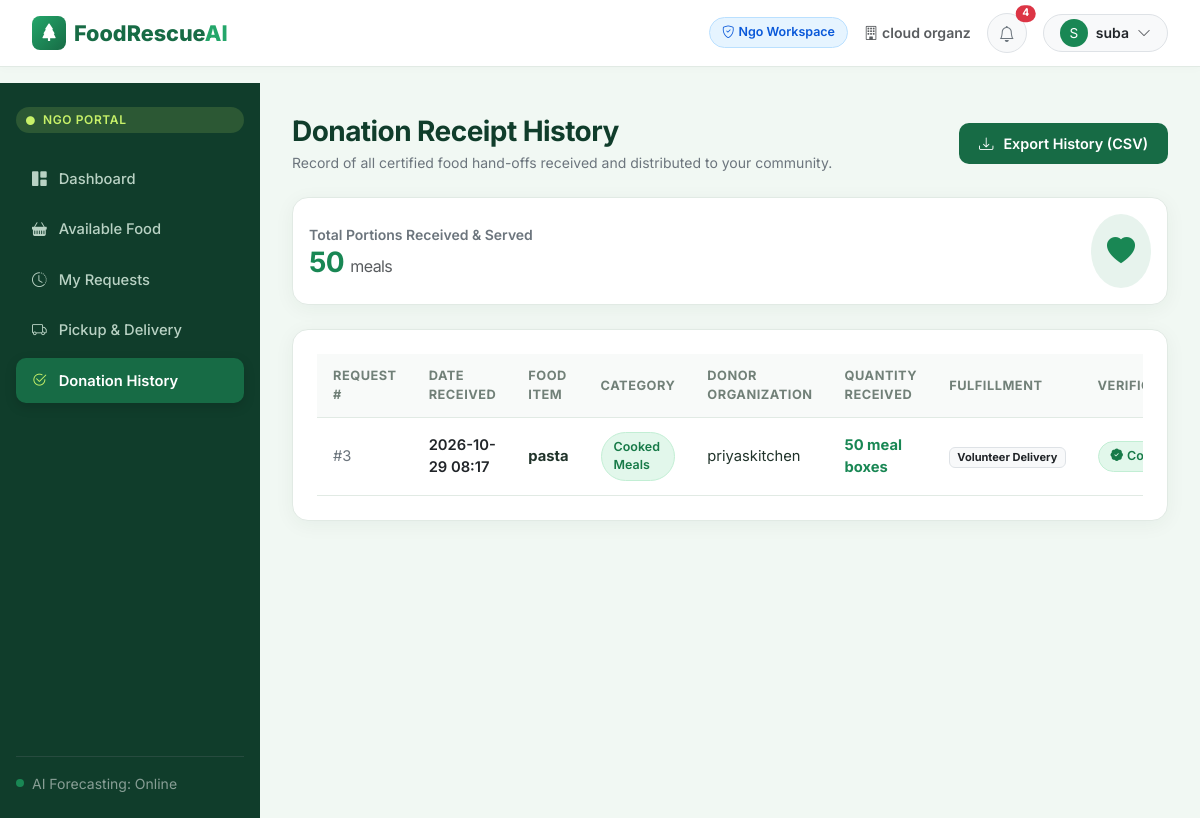
/ngo/history (signed in), run on the app's committed database.
### models/database.py (models this page shows, shortened)
class User(UserMixin, db.Model):
    __tablename__ = 'users'
    id = db.Column(db.Integer, primary_key=True)
    name = db.Column(db.String(120), nullable=False)
    email = db.Column(db.String(120), unique=True, nullable=False, index=True)
    phone = db.Column(db.String(30), nullable=True)
    password_hash = db.Column(db.String(256), nullable=False)
    role = db.Column(db.String(30), nullable=False)  # 'restaurant', 'ngo', 'volunteer', 'admin'
    account_status = db.Column(db.String(30), default='pending')  # 'pending', 'active', 'suspended'
    created_at = db.Column(db.DateTime, default=datetime.datetime.utcnow)
    organization_memberships = db.relationship('OrganizationMember', backref='user', cascade='all, delete-orphan')
    deliveries = db.relationship('Delivery', backref='volunteer', foreign_keys='Delivery.volunteer_user_id')
    notifications = db.relationship('Notification', backref='user', cascade='all, delete-orphan')
    complaints_filed = db.relationship('Complaint', backref='reporter', foreign_keys='Complaint.reporter_user_id')
    audit_logs = db.relationship('AuditLog', backref='actor', foreign_keys='AuditLog.actor_user_id')
    @property
    def organization(self):
        if self.organization_memberships:
            return self.organization_memberships[0].organization
        return None

class Organization(db.Model):
    __tablename__ = 'organizations'
    id = db.Column(db.Integer, primary_key=True)
    name = db.Column(db.String(150), nullable=False)
    organization_type = db.Column(db.String(50), nullable=False)  # 'restaurant', 'canteen', 'ngo', 'shelter', 'community_kitchen'
    address = db.Column(db.String(255), nullable=False)
    city = db.Column(db.String(100), default='Metro Area')
    latitude = db.Column(db.Float, nullable=True)
    longitude = db.Column(db.Float, nullable=True)
    contact_email = db.Column(db.String(120), nullable=True)
    contact_phone = db.Column(db.String(30), nullable=True)
    capacity_portions = db.Column(db.Integer, default=200)
    verification_status = db.Column(db.String(30), default='pending')  # 'pending', 'verified', 'rejected', 'suspended'
    verification_reason = db.Column(db.Text, nullable=True)
    verified_at = db.Column(db.DateTime, nullable=True)
    created_at = db.Column(db.DateTime, default=datetime.datetime.utcnow)
    members = db.relationship('OrganizationMember', backref='organization', cascade='all, delete-orphan')
    food_records = db.relationship('FoodRecord', backref='organization', cascade='all, delete-orphan')
    forecasts = db.relationship('Forecast', backref='organization', cascade='all, delete-orphan')
    surplus_listings = db.relationship('SurplusListing', backref='donor', cascade='all, delete-orphan')
    donation_requests = db.relationship('DonationRequest', backref='ngo', cascade='all, delete-orphan')

class DonationRequest(db.Model):
    __tablename__ = 'donation_requests'
    id = db.Column(db.Integer, primary_key=True)
    listing_id = db.Column(db.Integer, db.ForeignKey('surplus_listings.id'), nullable=False, index=True)
    ngo_organization_id = db.Column(db.Integer, db.ForeignKey('organizations.id'), nullable=False, index=True)
    requested_quantity = db.Column(db.Float, nullable=False)
    approved_quantity = db.Column(db.Float, default=0.0)
    pickup_method = db.Column(db.String(30), default='Volunteer Delivery')  # 'Self-Pickup', 'Volunteer Delivery'
    requested_pickup_time = db.Column(db.DateTime, nullable=True)
    request_status = db.Column(db.String(30), default='Pending', index=True)  # 'Pending', 'Approved', 'Rejected', 'Cancelled', 'Completed'
    rejection_reason = db.Column(db.String(255), nullable=True)
    notes = db.Column(db.Text, nullable=True)
    created_at = db.Column(db.DateTime, default=datetime.datetime.utcnow)
    updated_at = db.Column(db.DateTime, default=datetime.datetime.utcnow, onupdate=datetime.datetime.utcnow)
    delivery = db.relationship('Delivery', backref='donation_request', uselist=False, cascade='all, delete-orphan')

class SurplusListing(db.Model):
    __tablename__ = 'surplus_listings'
    id = db.Column(db.Integer, primary_key=True)
    donor_organization_id = db.Column(db.Integer, db.ForeignKey('organizations.id'), nullable=False, index=True)
    food_name = db.Column(db.String(120), nullable=False)
    category = db.Column(db.String(50), nullable=False)
    initial_quantity = db.Column(db.Float, nullable=False)
    quantity = db.Column(db.Float, nullable=False)  # remaining available quantity
    unit = db.Column(db.String(30), default='portions')
    prepared_at = db.Column(db.DateTime, nullable=False)
    use_by = db.Column(db.DateTime, nullable=False, index=True)
    storage_conditions = db.Column(db.String(100), default='Refrigerated (4°C)')  # 'Ambient (Cool & Dry)', 'Refrigerated (4°C)', 'Hot Holding (60°C+)', 'Frozen (-18°C)'
    dietary_flags = db.Column(db.String(200), default='Vegetarian')  # comma separated: 'Vegetarian, Gluten-Free'
    allergens = db.Column(db.String(200), default='None known')
    pickup_location = db.Column(db.String(255), nullable=False)
    pickup_window_start = db.Column(db.DateTime, nullable=False)
    pickup_window_end = db.Column(db.DateTime, nullable=False)
    safety_declaration = db.Column(db.Boolean, default=True)  # FSSAI guideline compliance declaration
    safety_status = db.Column(db.String(30), default='Eligible')  # 'Eligible', 'Under Review', 'Safety Blocked', 'Expired'
    listing_status = db.Column(db.String(30), default='Available', index=True)  # 'Available', 'Partially Reserved', 'Fully Reserved', 'Completed', 'Cancelled', 'Expired'
    image_url = db.Column(db.String(500), nullable=True)
    created_at = db.Column(db.DateTime, default=datetime.datetime.utcnow)
    requests = db.relationship('DonationRequest', backref='listing', cascade='all, delete-orphan')

### routes/ngo.py (the view)
@ngo_bp.route('/history')
@login_required
@role_required('ngo')
def history():
    org = current_user.organization
    completed = DonationRequest.query.filter_by(
        ngo_organization_id=org.id,
        request_status='Completed'
    ).order_by(DonationRequest.updated_at.desc()).all()
    total_received = sum(r.approved_quantity for r in completed)
    return render_template('ngo/history.html', org=org, completed=completed, total_received=total_received)

### templates/ngo/history.html (shortened to what this page needs)
{% extends 'base.html' %}
{% block content %}
<div class="d-flex justify-content-between align-items-center mb-4 flex-wrap gap-2">
  <div>
    <h3 class="fw-bold mb-1">Donation Receipt History</h3>
    <p class="text-secondary small mb-0">Record of all certified food hand-offs received and distributed to your community.</p>
  </div>
  <a href="{{ url_for('ngo.export_csv') }}" class="btn btn-forest btn-sm">
    <i class="bi bi-download me-1"></i> Export History (CSV)
  </a>
</div>
<div class="s-card mb-4 p-3 d-flex align-items-center justify-content-between">
  <div>
    <span class="text-secondary small fw-semibold">Total Portions Received & Served</span>
    <h3 class="fw-bold text-success mb-0">{{ int(total_received) }} <span class="fs-6 fw-normal text-muted">meals</span></h3>
  </div>
  <div class="rounded-circle bg-success bg-opacity-10 text-success p-3">
    <i class="bi bi-heart-fill fs-3"></i>
  </div>
</div>
<div class="s-card mb-0">
  <div class="table-responsive">
    <table class="s-table">
      <thead>
        <tr>
          <th>Request #</th>
          <th>Date Received</th>
          <th>Food Item</th>
          <th>Category</th>
          <th>Donor Organization</th>
          <th>Quantity Received</th>
          <th>Fulfillment</th>
          <th>Verification</th>
        </tr>
      </thead>
      <tbody>
        {% if completed %}
          {% for c in completed %}
            <tr>
              <td class="small text-secondary">#{{ c.id }}</td>
              <td class="fw-semibold text-dark">{{ c.updated_at.strftime('%Y-%m-%d %H:%M') }}</td>
              <td class="fw-bold">{{ c.listing.food_name }}</td>
              <td><span class="badge-pill badge-complete small">{{ c.listing.category }}</span></td>
              <td>{{ c.listing.donor.name }}</td>
              <td class="fw-bold text-success">{{ c.approved_quantity|int }} {{ c.listing.unit }}</td>
              <td><span class="badge bg-light text-dark border small">{{ c.pickup_method }}</span></td>
              <td>
                <span class="badge-pill badge-complete">
                  <i class="bi bi-patch-check-fill"></i> Completed
                </span>
              </td>
            </tr>
          {% endfor %}
        {% else %}
          <tr>
            <td colspan="8" class="text-center text-muted py-5">
              No completed donation records archived yet.
            </td>
          </tr>
        {% endif %}
      </tbody>
    </table>
  </div>
</div>
{% endblock %}

### templates/components/navbar.html (shortened to what this page needs)
<nav class="navbar navbar-expand-lg navbar-custom sticky-top">
  <div class="container-fluid px-2">
    <a class="brand-logo" href="{{ url_for('public.landing') }}">
      <div class="brand-leaf-icon">
        <i class="bi bi-tree-fill"></i>
      </div>
      <span>FoodRescue<span style="color: var(--fresh-green);">AI</span></span>
    </a>
    <div class="collapse navbar-collapse" id="navContent">
      {% if not current_user.is_authenticated %}
        <ul class="navbar-nav ms-auto align-items-center gap-3">
          <li class="nav-item">
            <a class="nav-link fw-semibold text-secondary" href="{{ url_for('public.landing') }}#how-it-works">How It Works</a>
          </li>
          <li class="nav-item">
            <a class="nav-link fw-semibold text-secondary" href="{{ url_for('public.landing') }}#features">Features</a>
          </li>
          <li class="nav-item">
            <a class="nav-link fw-semibold text-secondary" href="{{ url_for('public.landing') }}#impact">Impact</a>
          </li>
          <li class="nav-item">
            <a class="btn btn-outline-danger btn-sm px-2" href="{{ url_for('auth.login', role='admin') }}" title="Administrator Console">
              <i class="bi bi-shield-lock"></i> Admin Portal
            </a>
          </li>
          <li class="nav-item">
            <a class="btn btn-outline-forest btn-sm px-3" href="{{ url_for('auth.login') }}">Sign In</a>
          </li>
          <li class="nav-item">
            <a class="btn btn-forest btn-sm px-3" href="{{ url_for('auth.register') }}">Get Started</a>
          </li>
        </ul>
      {% else %}
        <div class="ms-auto d-flex align-items-center gap-3">
          <span class="badge-pill
            {% if current_user.role == 'restaurant' %}badge-complete
            {% elif current_user.role == 'ngo' %}badge-info
            {% elif current_user.role == 'volunteer' %}badge-warning
            {% else %}badge-eligible{% endif %}">
            <i class="bi bi-shield-check"></i>
            {{ current_user.role|capitalize }} Workspace
          </span>
          {% if current_user.organization %}
            <span class="d-none d-md-inline fw-semibold text-muted" style="font-size: 0.88rem;">
              <i class="bi bi-building me-1"></i>{{ current_user.organization.name }}
            </span>
          {% endif %}
          <div class="dropdown" id="notificationDropdown">
            <button class="btn btn-light position-relative rounded-circle p-2 border" type="button" data-bs-toggle="dropdown" aria-expanded="false" style="width: 40px; height: 40px;">
              <i class="bi bi-bell text-secondary"></i>
              {% if unread_notifications_count > 0 %}
                <span id="notifBadge" class="position-absolute top-0 start-100 translate-middle badge rounded-pill bg-danger" style="font-size: 0.65rem;">
                  {{ unread_notifications_count }}
                </span>
              {% endif %}
            </button>
          </div>
          <div class="dropdown">
            <button class="btn btn-light rounded-pill border px-3 py-1 d-flex align-items-center gap-2" type="button" data-bs-toggle="dropdown" aria-expanded="false">
              <div class="rounded-circle bg-success text-white d-flex align-items-center justify-content-center" style="width: 28px; height: 28px; font-size: 0.85rem;">
                {{ current_user.name[:1]|upper }}
              </div>
              <span class="fw-semibold text-dark small d-none d-sm-inline">{{ current_user.name }}</span>
              <i class="bi bi-chevron-down text-muted small"></i>
            </button>
          </div>
        </div>
      {% endif %}
    </div>
  </div>
</nav>

### templates/components/sidebar.html (shortened to what this page needs)
<aside class="sidebar-forest">
  <div class="sidebar-role-badge">
    <i class="bi bi-circle-fill me-1" style="font-size: 0.55rem;"></i>
    {{ current_user.role|upper }} PORTAL
  </div>
  <ul class="sidebar-menu">
    {% if current_user.role == 'restaurant' %}
      <li>
        <a href="{{ url_for('restaurant.dashboard') }}" class="{% if request.endpoint == 'restaurant.dashboard' %}active{% endif %}">
          <i class="bi bi-grid-1x2-fill"></i>
          <span>Dashboard</span>
        </a>
      </li>
      <li>
        <a href="{{ url_for('restaurant.inventory') }}" class="{% if request.endpoint == 'restaurant.inventory' %}active{% endif %}">
          <i class="bi bi-box-seam-fill"></i>
          <span>Food Inventory</span>
        </a>
      </li>
      <li>
        <a href="{{ url_for('restaurant.sales_records') }}" class="{% if request.endpoint == 'restaurant.sales_records' %}active{% endif %}">
          <i class="bi bi-journal-text"></i>
          <span>Sales & Prep Records</span>
        </a>
      </li>
      <li>
        <a href="{{ url_for('restaurant.forecast') }}" class="{% if request.endpoint == 'restaurant.forecast' %}active{% endif %}">
          <i class="bi bi-cpu-fill"></i>
          <span>AI Demand Forecast</span>
        </a>
      </li>
      <li>
        <a href="{{ url_for('restaurant.surplus') }}" class="{% if request.endpoint == 'restaurant.surplus' %}active{% endif %}">
          <i class="bi bi-bag-heart-fill"></i>
          <span>Surplus Food</span>
        </a>
      </li>
      <li>
        <a href="{{ url_for('restaurant.requests') }}" class="{% if request.endpoint == 'restaurant.requests' %}active{% endif %}">
          <i class="bi bi-inbox-fill"></i>
          <span>Donation Requests</span>
        </a>
      </li>
      <li>
        <a href="{{ url_for('restaurant.delivery_tracking') }}" class="{% if request.endpoint == 'restaurant.delivery_tracking' %}active{% endif %}">
          <i class="bi bi-geo-alt-fill"></i>
          <span>Delivery Tracking</span>
        </a>
      </li>
      <li>
        <a href="{{ url_for('restaurant.reports') }}" class="{% if request.endpoint == 'restaurant.reports' %}active{% endif %}">
          <i class="bi bi-bar-chart-line-fill"></i>
          <span>Reports & Analytics</span>
        </a>
      </li>
    {% elif current_user.role == 'ngo' %}
      <li>
        <a href="{{ url_for('ngo.dashboard') }}" class="{% if request.endpoint == 'ngo.dashboard' %}active{% endif %}">
          <i class="bi bi-grid-1x2-fill"></i>
          <span>Dashboard</span>
        </a>
      </li>
      <li>
        <a href="{{ url_for('ngo.marketplace') }}" class="{% if request.endpoint == 'ngo.marketplace' %}active{% endif %}">
          <i class="bi bi-basket-fill"></i>
          <span>Available Food</span>
        </a>
      </li>
      <li>
        <a href="{{ url_for('ngo.my_requests') }}" class="{% if request.endpoint == 'ngo.my_requests' %}active{% endif %}">
          <i class="bi bi-clock-history"></i>
          <span>My Requests</span>
        </a>
      </li>
      <li>
        <a href="{{ url_for('ngo.tracking') }}" class="{% if request.endpoint == 'ngo.tracking' %}active{% endif %}">
          <i class="bi bi-truck"></i>
          <span>Pickup & Delivery</span>
        </a>
      </li>
      <li>
        <a href="{{ url_for('ngo.history') }}" class="{% if request.endpoint == 'ngo.history' %}active{% endif %}">
          <i class="bi bi-check2-circle"></i>
          <span>Donation History</span>
        </a>
      </li>
    {% endif %}
  </ul>
  <div class="pt-3 border-top border-secondary border-opacity-25 mt-auto">
    <div class="d-flex align-items-center gap-2">
      <div class="rounded-circle bg-success" style="width: 8px; height: 8px;"></div>
      <span class="small text-white-50">AI Forecasting: Online</span>
    </div>
  </div>
</aside>

### data on the page
User: role "Ngo", name "S", name "suba", role "NGO"
Organization: organization.name "cloud organz"
DonationRequest: id "3", updated_at "2026-10-29 08:17", listing.food_name "pasta", listing.category "Cooked Meals", listing.donor.name "priyaskitchen", approved_quantity "50", listing.unit "meal boxes", pickup_method "Volunteer Delivery"

### other printed values
{{ unread_notifications_count }} "4"
{{ int(total_received) }} "50"
